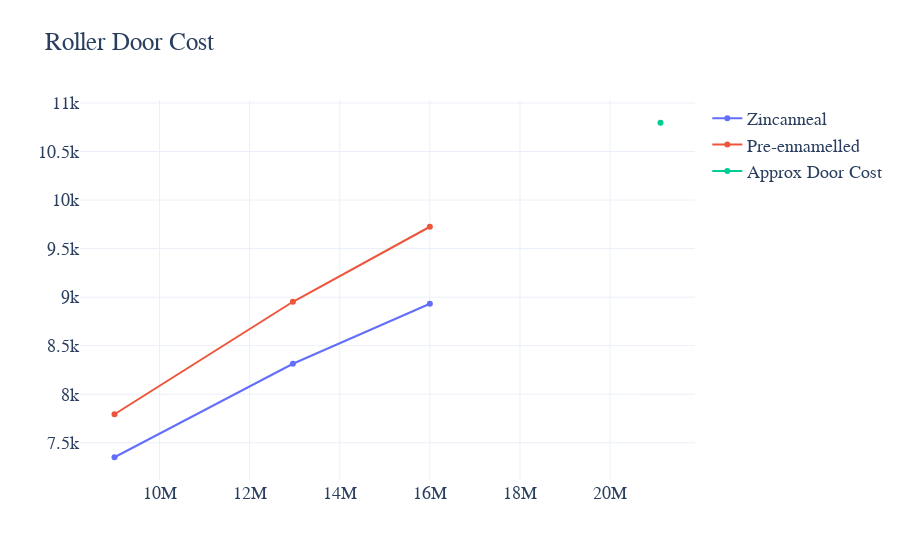

This figure's notebook cell:
### Markdown cell above
This cost is shown in the graph relative to the other data in the plot below.

### Code cell
fig = go.Figure(
    data=[
        go.Line(name='Zincanneal', y=cost[0,:], x=area[0,:]),
        go.Line(name='Pre-ennamelled', y=cost[1,:], x=area[1,:]),
        go.Line(name='Approx Door Cost', y=extrap_cost, x=door_area,),
    ],
)
# Change the bar mode
fig.update_layout(
    template="plotly_white",
    plot_bgcolor="#FFFFFF",
    title="Roller Door Cost",
    font={
        "family":"Times New Roman",
        "size":18
    }
)
fig.show()

### Figure 1 — Plotly figure (JSON) as saved in the notebook; plotly's stock layout.template omitted (floating-point values rounded to 4 significant figures)
{"data": [{"name": "Zincanneal", "type": "scatter", "x": [9000000, 12960000, 16000000], "y": [7351.0, 8314.0, 8932.0]}, {"name": "Pre-ennamelled", "type": "scatter", "x": [9000000, 12960000, 16000000], "y": [7794.0, 8952.0, 9725.0]}, {"name": "Approx Door Cost", "type": "scatter", "x": [21120000], "y": [10800.0]}], "layout": {"font": {"family": "Times New Roman", "size": 18}, "plot_bgcolor": "#FFFFFF", "title": {"text": "Roller Door Cost"}}}
